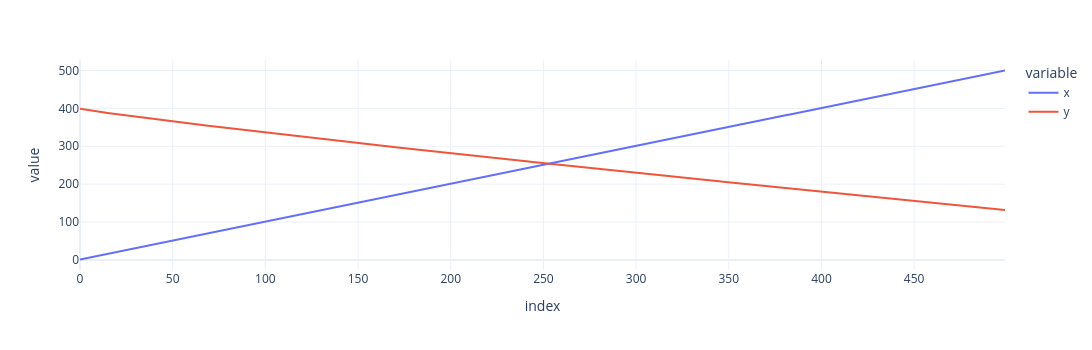

Notebook cell for this chart:
### Code cell
length = 500
frc_ts = pd.DataFrame([[1+x, length-(1+x)**(0.9)-100] for x in range(length)], columns = ['x','y'])
frc_ts.plot().update_layout(height=350, width=1300)

### Figure 1 — Plotly figure (JSON) as saved in the notebook; plotly's stock layout.template omitted (floating-point values rounded to 4 significant figures; data arrays with more than 128 entries replaced by an {"elided": "..."} marker saying what was removed)
{"data": [{"hovertemplate": "variable=x<br>index=%{x}<br>value=%{y}<extra></extra>", "legendgroup": "x", "line": {"color": "#636efa", "dash": "solid"}, "marker": {"symbol": "circle"}, "mode": "lines", "name": "x", "orientation": "v", "showlegend": true, "type": "scatter", "x": {"elided": "500 int values"}, "xaxis": "x", "y": {"elided": "500 float values"}, "yaxis": "y"}, {"hovertemplate": "variable=y<br>index=%{x}<br>value=%{y}<extra></extra>", "legendgroup": "y", "line": {"color": "#EF553B", "dash": "solid"}, "marker": {"symbol": "circle"}, "mode": "lines", "name": "y", "orientation": "v", "showlegend": true, "type": "scatter", "x": {"elided": "500 int values"}, "xaxis": "x", "y": {"elided": "500 float values"}, "yaxis": "y"}], "layout": {"height": 350, "legend": {"title": {"text": "variable"}, "tracegroupgap": 0}, "margin": {"t": 60}, "width": 1300, "xaxis": {"anchor": "y", "domain": [0.0, 1.0], "title": {"text": "index"}}, "yaxis": {"anchor": "x", "domain": [0.0, 1.0], "title": {"text": "value"}}}}
